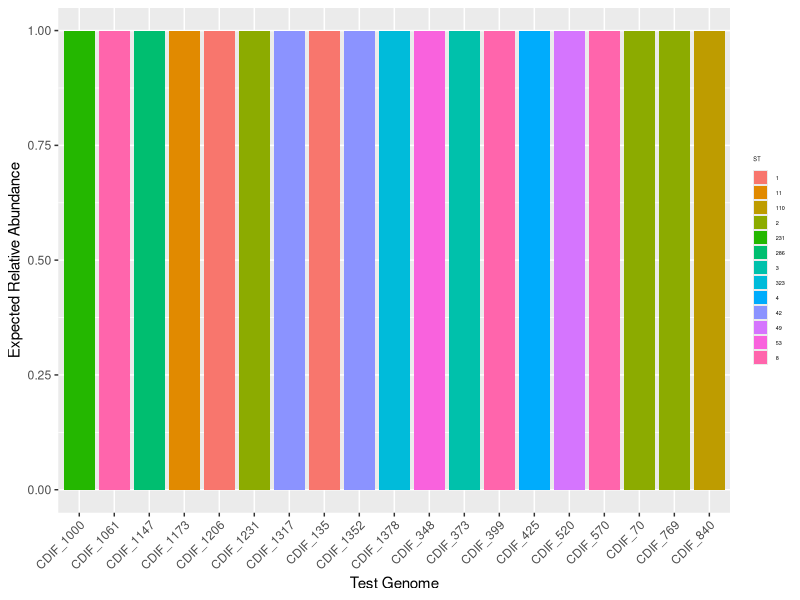
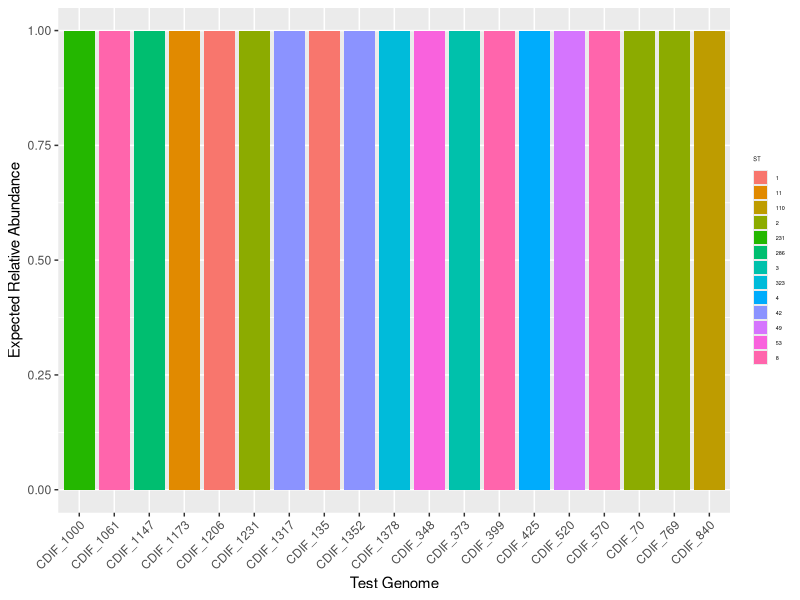
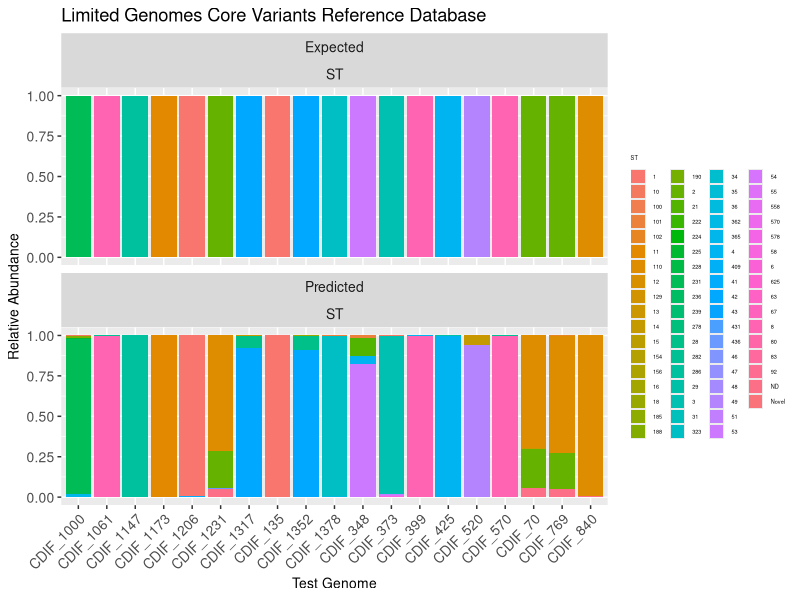
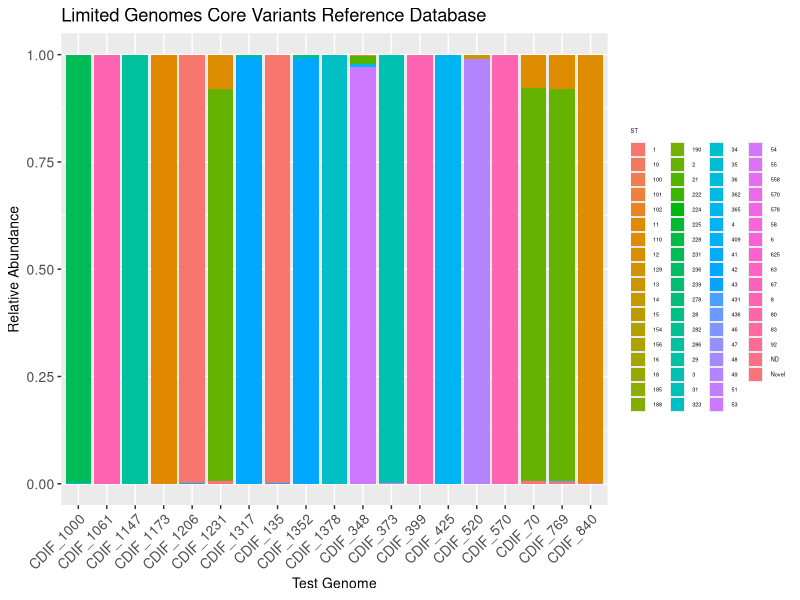
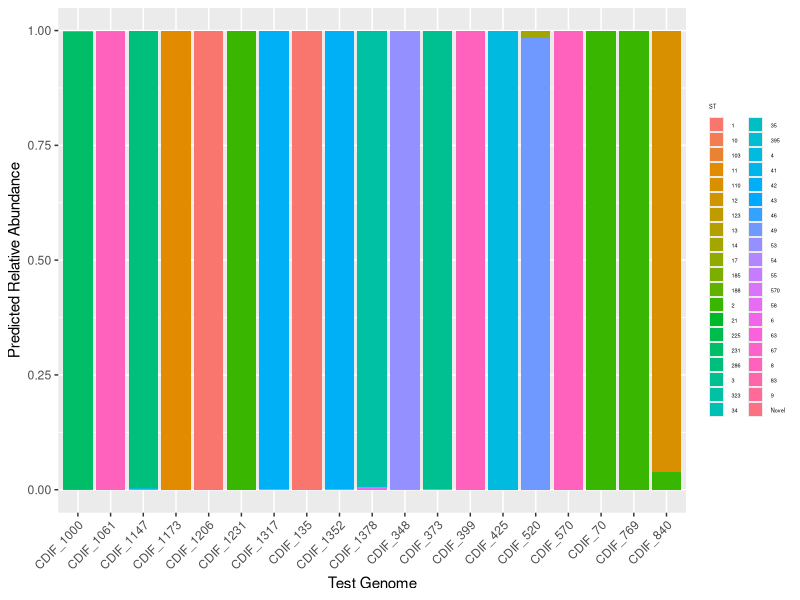
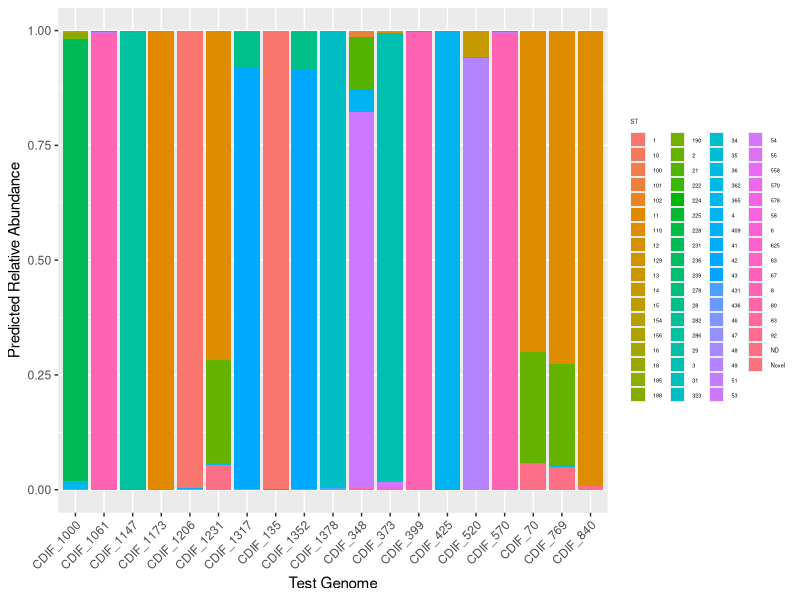

Recreate these plots in R, in order.

library(tidyverse)
library(ggplot2)
library(dplyr)
library(tidyr)



              # Read in data: 
              MLST<-read_tsv('good_genomes_with_st_and_clade.tsv')
              MLST<-MLST %>% rename(ref_strain=genome_id)
              MLST$ref_strain =gsub('_SB','', MLST$ref_strain)
              #Relative abundance matrix 
              Limited_core<-read_csv('StrainEst_abundance_matrix_core.csv')
              #Relative abundance matrix
              Core_test<-read_csv('2021-06-02_core_allGenomes_StrainEst_abundance_matrix.csv')


################## Limited_core: 
#The first dataset we're using is a relative abundance matrix of c. diff genomes that 
#contains limited genomes in the reference database and core variants only. 
#We will first simplify the variable names then merge with the MLST dataset. 
              
              #remove The column (test strain)  CDIF_SB_388 .
              Limited_core = subset(Limited_core, select = -c(CDIF_SB_388__aln_sort.bam) )
              # Change OTU column name and shorten character strings in ref_Strain in core and MLST
              Limited_core<-Limited_core %>% rename(ref_strain=OTU)
              Limited_core$ref_strain =gsub('_R1.*','', Limited_core$ref_strain)
              Limited_core$ref_strain =gsub('_SB','', Limited_core$ref_strain)
              
              
              # Merge with MLST data. Merge by observations that are in both datasets.
              merged<- inner_join(Limited_core, MLST, by = "ref_strain")
              
              # Convert into longer data frame
              longer_merged <- merged %>% pivot_longer(CDIF_SB_70__aln_sort.bam:CDIF_SB_348__aln_sort.bam, names_to = "test_strain", values_to = "rel_abundance")
              
              # Shorten character strings for each test strain
              longer_merged$test_strain =gsub('__aln.*','', longer_merged$test_strain)
              longer_merged$test_strain =gsub('_SB','', longer_merged$test_strain)
              
              # First filter to exclude non-matches (relative abundance <0)
              long3<-longer_merged%>%filter(longer_merged$rel_abundance >0)

# 1) Plot predicted relative abundances of each test genome by Sequence Type (ST)
# Plot with ST fill
              pred_lim_core<-ggplot(long3, aes(fill=ST, y=rel_abundance, x=test_strain)) + xlab("Test Genome") + 
                ylab("Predicted Relative Abundance")+ labs(fill = "ST")+ 
                geom_bar(position="fill", stat="identity")+ 
                theme(axis.text.x = element_text(angle = 45, hjust=1), 
                      legend.title = element_text(size = 4), 
                      legend.text = element_text(size = 4),
                      legend.key.size = unit(0.75, "lines"))+ #point out these adjustments
                guides(shape = guide_legend(override.aes = list(size = 0.5)), 
                       color = guide_legend(override.aes = list(size = 0.5)))


              # Create Actual MLST dataset
              # First subset test genomes from MLST
              TSvec<-c(long3$test_strain)
              MLST2<-filter(MLST, ref_strain %in% TSvec)
              # Make actual rel_abd variable to show expected relative abundance and ST for each test genome
              MLST2<-MLST2%>%mutate(actual_rel_abd= ST>0)
              MLST2$actual_rel_abd [MLST2$actual_rel_abd == "true"] <- 1
              # Rename actual/predicted variables
              MLST2<-MLST2%>%rename(actual_ST="ST", test_strain="ref_strain")


              #   #2)Plot Expected Relative Abundance
              exp_lim<-ggplot(MLST2, aes(fill=actual_ST, y=actual_rel_abd, x=test_strain)) + 
                xlab("Test Genome") + 
                ylab("Expected Relative Abundance") + 
                labs(fill= "ST")+
                geom_bar( position= "fill", stat="identity") + 
                theme(axis.text.x = element_text(angle = 45, hjust=1), 
                      legend.title = element_text(size = 4), 
                      legend.text = element_text(size = 4),
                      legend.key.size = unit(0.75, "lines"))+ #point out these adjustments
                guides(shape = guide_legend(override.aes = list(size = 0.5)), 
                       color = guide_legend(override.aes = list(size = 0.5)))
              
              
# 3) Facet predicted ST plot with expected ST plot
    # Merge actual data with predicted data, based on test strain.
facet_data <-left_join(long3, MLST2, by="test_strain")
facet_data<-facet_data[order(facet_data$test_strain),]

    # Convert facet_data into longer dataset
long_fd<-gather(facet_data, "rel_abd", "rel_abd_value", rel_abundance, actual_rel_abd)
long_fd<-gather(long_fd, "ST", "ST_value", ST, actual_ST)
long_fd<-long_fd [-c(153:456), ]
long_fd<-long_fd[order(long_fd$test_strain, long_fd$rel_abd_value),]
# 

# 
  # Assign name to plot with combined data
pl<-ggplot(long_fd, aes(x=test_strain, y=rel_abd_value, fill = ST_value))  +
  geom_bar(position="fill", stat="identity")+ xlab("Test Genome") +
  ylab("Relative Abundance") + labs(fill = "ST") +
  ggtitle("Limited Genomes Core Variants Reference Database") +
  theme(axis.text.x = element_text(angle = 45, hjust=1, size=10),
        axis.text.y=element_text(size=10),
        axis.title = element_text(size=10),
        legend.key.size = unit(0.75, 'lines'),
        legend.text=element_text(size=4),
        strip.text.x = element_text(size = 10),
        legend.title=element_text(size=4))+
  guides(shape = guide_legend(override.aes = list(size = 0.5)),
         color = guide_legend(override.aes = list(size = 0.5)))


    # Assign names for strip labels
abd.labs<-c("Expected", "Predicted")
names(abd.labs)<-c("actual_rel_abd", "rel_abundance")
st.labs<-c("ST","ST")
names(st.labs)<-c("actual_ST","ST")

limited_genomes_facet_plot<-pl+facet_wrap(vars(rel_abd, ST),
                                          ncol=1,
                                          labeller=labeller(rel_abd=abd.labs,
                                                            ST=st.labs))








############ All genomes core: This second dataset we're using is a relative abundance matrix of c. diff genomes that 
#contains all genomes in the reference database and core variants only. 

                # Remove The column (test strain)  CDIF_SB_388 .
                Core_test = subset(Core_test, select = -c(CDIF_SB_388__aln_sort.bam) )
                #Rename first column (reference strain)
                Core_test<-Core_test %>% rename(ref_strain=OTU)
                
                #Shorten character strings in ref_Strain
                Core_test$ref_strain =gsub('_R1.*','', Core_test$ref_strain)
                Core_test$ref_strain =gsub('_SB','', Core_test$ref_strain)
                
                
                # Merge observations that are in both datasets
                merged3<- inner_join(Core_test, MLST, by = "ref_strain")
                # Convert into longer data frame
                longer_merged3 <- merged3 %>% pivot_longer(CDIF_SB_70__aln_sort.bam:CDIF_SB_348__aln_sort.bam, names_to = "Test Strain", values_to = "Relative Abundances")
                
                #rename
                longer_merged3<-longer_merged3 %>% rename(test_strain= "Test Strain")
                longer_merged3<-longer_merged3 %>% rename(rel_abundance= "Relative Abundances")
                #shorten strings
                longer_merged3$test_strain =gsub('__aln.*','', longer_merged3$test_strain)
                longer_merged3$test_strain =gsub('_SB','', longer_merged3$test_strain)
                #filter to exclude irrelevant ST/ref strains
                longer_merged_3<-longer_merged3%>%filter(longer_merged3$rel_abundance >0)
                


                # 1) Plot predicted relative abundance 
                # Make plot with ST fill
                pred_all_core<-ggplot(longer_merged_3, aes(fill=ST, y=rel_abundance, x=test_strain)) + 
                  xlab("Test Genome") + ylab("Predicted Relative Abundance")+ 
                  labs(fill = "ST")+ geom_bar(position="fill", stat="identity")+ 
                  theme(axis.text.x = element_text(angle = 45, hjust=1), 
                        legend.title = element_text(size = 4), 
                        legend.text = element_text(size = 4),
                        legend.key.size = unit(0.75, "lines"))+ #point out these adjustments
                  guides(shape = guide_legend(override.aes = list(size = 0.5)), 
                         color = guide_legend(override.aes = list(size = 0.5)))


              #Subset test genomes from MLST
              TSvec7<-c(longer_merged_3$test_strain)
              MLST2<-filter(MLST, ref_strain %in% TSvec7)
              #add actual rel_abd
              MLST2<-MLST2%>%mutate(actual_rel_abd= ST>0)
              #Rename actual/predicted variables
              MLST2<-MLST2%>%rename(actual_ST="ST", test_strain="ref_strain")
              MLST2$actual_rel_abd [MLST2$actual_rel_abd == "true"] <- 1

 # 2) Plot Expected ST rel_abundance             
              exp_all<- ggplot(MLST2, aes(fill=actual_ST, y=actual_rel_abd, x=test_strain)) +
                xlab("Test Genome") +
                ylab("Expected Relative Abundance") + 
                labs(fill="ST")+
                geom_bar( position= "fill", stat="identity") + 
                theme(axis.text.x = element_text(angle = 45, hjust=1), 
                      legend.title = element_text(size = 4), 
                      legend.text = element_text(size = 4),
                      legend.key.size = unit(0.75, "lines"))+ #point out these adjustments
                guides(shape = guide_legend(override.aes = list(size = 0.5)), 
                       color = guide_legend(override.aes = list(size = 0.5)))


              # # Facet full ST plot with actual ST plot
              # # Merge with actual MLST dataset
              # h8<-left_join(longer_merged_3, MLST2, by="test_strain")
              # h8<-h8[order(h8$test_strain),]
              # #gather group_plot into longer dataset
              # lh8<-gather(h8, "rel_abd", "rel_abd_value", rel_abundance, actual_rel_abd)
              # lh8<-gather(lh8, "ST", "ST_value", ST, actual_ST)
              # lh8<-lh8 [-c(283:846), ]
              # lh8<-lh8[order(lh8$test_strain, lh8$rel_abd_value),]

# # 3) Facet plots together
              # p8<-ggplot(lh8, aes(x=test_strain, y=rel_abd_value, fill = ST_value))  +
              #   geom_bar(position="fill", stat="identity")+ xlab("Test Genome") + ylab("Relative Abundance") +
              #   labs(fill = "Sequence Type") +ggtitle(" All Genomes Core with Test Strains") +
              #   theme(axis.text.x = element_text(angle = 45, hjust=1, size=10),
              #         axis.text.y=element_text(size=10),
              #         axis.title = element_text(size=10),
              #         legend.key.size = unit(0.75, 'lines'),
              #         legend.text=element_text(size=4),
              #         strip.text.x = element_text(size = 10),
              #         legend.title=element_text(size=4))+
              #   guides(shape = guide_legend(override.aes = list(size = 0.5)), 
              #          color = guide_legend(override.aes = list(size = 0.5)))
              
# all_genomes_facet_plot<-p8+facet_wrap(vars(rel_abd, ST), 
#                                       ncol=1,labeller=labeller(rel_abd=abd.labs, ST=st.labs))



